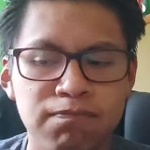
#> input picture data/Angry/Angry_1002.jpg, 150 x 150 px; its folder holds only this picture in this run
$ python GuardarRosotros.py
#> lines starting #> are read from the running program, lines starting #| are printed output that depends on the picture; after the words box and inside, x2 and y2 are one past the last pixel; in counts of white or black regions, pixels touching at a corner belong together
import cv2
import os

dataFinalPath = "data.procesado"
dataPath = "./data"
emotionsList = os.listdir(dataPath)

# Cambia a la ruta donde hayas almacenado la carpeta con las imágenes

if not os.path.exists(dataFinalPath):
    print('Carpeta creada: ' + dataFinalPath)
    os.makedirs(dataFinalPath)

faceClassif = cv2.CascadeClassifier(
    cv2.data.haarcascades+'haarcascade_frontalface_default.xml')

count = 0
for nameDir in emotionsList:
    imagePath = dataPath + '/' + nameDir

    if not os.path.exists(dataFinalPath+'/'+nameDir):
        print('Carpeta creada:' + nameDir)
        os.makedirs(dataFinalPath+'/' + nameDir)

    for imageName in os.listdir(imagePath):
        image = cv2.imread(imagePath+'/'+imageName)
#> image is the input picture: shape (150, 150, 3); mean B, G, R 102.4, 107.7, 129.6
        # image2 = cv2.imread("./data/Angry/rostro_0.jpg")
        # print(imagePath+'/'+imageName)
        # print(dir(image))
        cv2.imshow('test',image)
        # # cv2.imshow('test',image2)

        # k = cv2.waitKey(0)
        # if k == ord('s'):
        #    break

        # -----------
        imageAux = image.copy()
        gray = cv2.cvtColor(image, cv2.COLOR_BGR2GRAY)
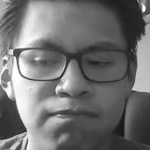
#> gray: shape (150, 150); min 20, max 255, mean 113.7

        faces = faceClassif.detectMultiScale(gray, 1.05, 5)
#> faces = [[6, 10, 133, 133]]

        for (x, y, w, h) in faces:
            cv2.rectangle(image, (x, y), (x+w, y+h), (128, 0, 255), 2)
#> this loop made 1 pass
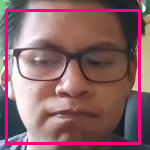
#> image: shape (150, 150, 3); 7.08% of pixels changed, all inside (x1, y1, x2, y2) = (5, 9, 141, 145)
        cv2.rectangle(image, (10, 5), (450, 25), (255, 255, 255), -1)
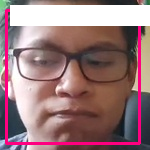
#> image: shape (150, 150, 3); 13.07% of pixels changed, all inside (x1, y1, x2, y2) = (10, 5, 150, 26)

        print(faces)
#| [[  6  10 133 133]]
        # [9 lines of commented-out code are left out]
        for (x, y, w, h) in faces:
            rostro = imageAux[y:y+h, x:x+w]
            print("dentro")
            rostro = cv2.resize(rostro, (150, 150),
                                interpolation=cv2.INTER_CUBIC)
            # [7 lines of commented-out code are left out]
            print(nameDir)
            cv2.imwrite(dataFinalPath+"/"+nameDir +
                        "/rostro_{}.jpg".format(count), rostro)
            count = count + 1
            print("guardando en " + dataFinalPath+'/' + nameDir)
#> this loop made 1 pass
#> (x, y, w, h, count) on pass 1: (6, 10, 133, 133, 1)
#| dentro
#| Angry
#| guardando en data.procesado/Angry
#> pass 1, `rostro = imageAux[y:y+h, x:x+w]`:
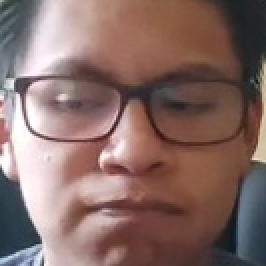
#> rostro: shape (133, 133, 3) (shown 2 times larger); mean B, G, R 103, 107.8, 134.5
#> pass 1, `rostro = cv2.resize(rostro, (150, 150), interpolation=cv2.INTER_CUBIC)`:
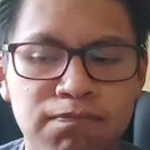
#> rostro: shape (150, 150, 3); mean B, G, R 102.9, 107.8, 134.4
#> after the loop, count = 1
#> pass 2 of the loop `for nameDir in emotionsList:`:
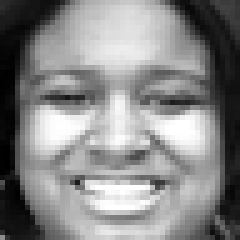
#> input picture data/Happy/Happy_127.png, 48 x 48 px (shown 5 times larger)
#> image is the input picture: shape (48, 48, 3); min 0, max 255, mean 135
#> gray: shape (48, 48)
#> faces = [[3, 3, 40, 40]]
#> the loop `for (x, y, w, h) in faces:` made 1 pass
#> `cv2.rectangle(image, (10, 5), (450, 25), (255, 255, 255), -1)`:
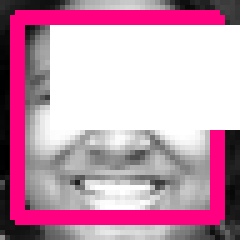
#> image: shape (48, 48, 3) (shown 5 times larger); mean B, G, R 176.4, 153.5, 199.2
#| [[ 3  3 40 40]]
#> the loop `for (x, y, w, h) in faces:` made 1 pass
#> (x, y, w, h, count) on pass 1: (3, 3, 40, 40, 2)
#> (printed output is left out)
#> pass 1, `rostro = cv2.resize(rostro, (150, 150), interpolation=cv2.INTER_CUBIC)`:
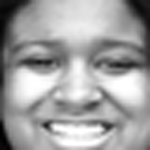
#> rostro: shape (150, 150, 3); min 0, max 255, mean 161.3
#> after the loop `for (x, y, w, h) in faces:`: count = 2

cv2.destroyAllWindows()
